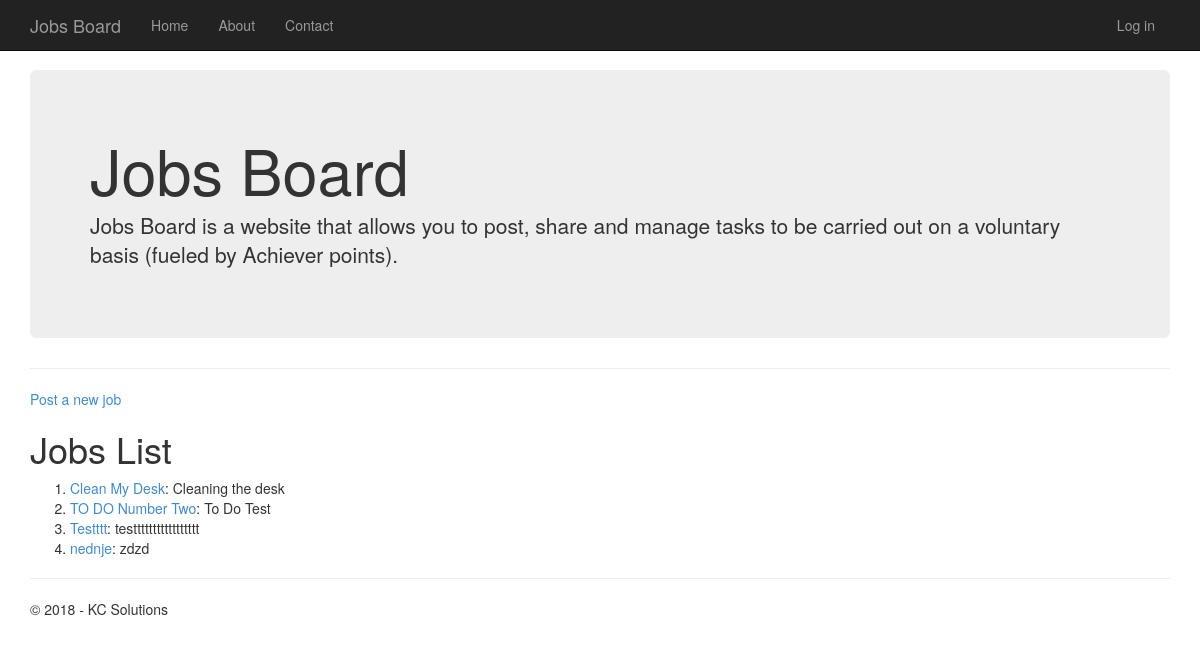
Before: / with the older database file.
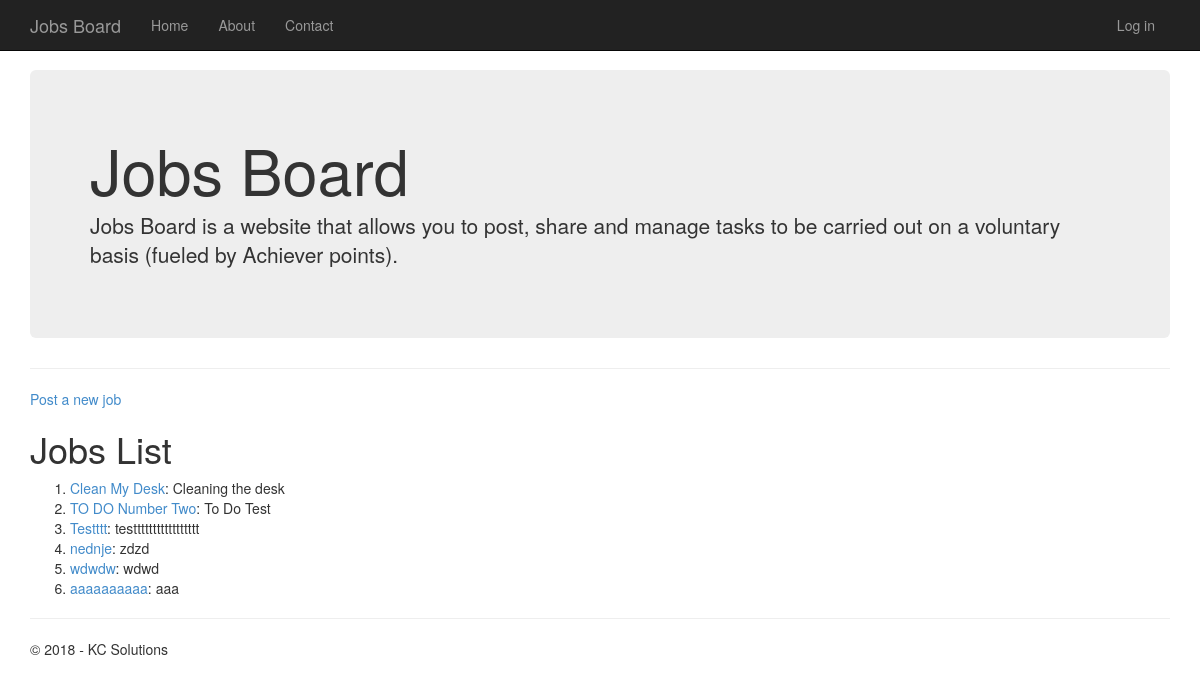
After: the same page with the newer database file.
### todo/models.py (models this page shows, shortened)
class Todo(models.Model):
    title = models.CharField(verbose_name="Title", max_length=200, unique=True)
    owner = models.ForeignKey(User, blank=False, on_delete=models.CASCADE, verbose_name="Owner")
    endorsement = models.PositiveSmallIntegerField(verbose_name="Endorsement", help_text="Please specify the amount of Achiever Points that will be rewarded on completion", default=0, blank=False)
    task_description = models.CharField(verbose_name="Task description", max_length=250, help_text="Please provide a short description of the task.", default="", blank=False)
    motivation = models.CharField(verbose_name="Motivation", max_length=250, help_text="Please provide the motivation behind the task.", default="", blank=False)
    time_estimate = models.DurationField(verbose_name="Time estimate", help_text="Please specify how long the task is estimated to take.", default=timedelta(0), blank=False)
    additional_information = models.TextField(verbose_name="Additional information", max_length=1000, help_text="Please provide additional information that can help understanding the task's breadth and stakes", blank=True)
    attachments = models.FileField(verbose_name="Attachments", upload_to='uploads/', blank=True)
    created_at = models.DateTimeField(verbose_name="Created at", default=0, blank=False)

### todo/views.py (the view)
# urls.py: url(r'^$', views.home, name='home'),
def home(request):
    assert isinstance(request, HttpRequest)
    todos = Todo.objects.all()[:10]
    return render(request,
        'todo/index.html',
        {
            'title': 'Home Page',
            'year': datetime.now().year,
            'todos': todos,
        })

### todo/templates/todo/index.html
{% extends "todo/layout.html" %}
{% block content %}
<div class="jumbotron">
    <h1>Jobs Board</h1>
    <p class="lead">Jobs Board is a website that allows you to post, share and manage tasks to be carried out on a voluntary basis (fueled by Achiever points).</p>
</div>
{% include 'todo/indexpartial.html' %}
{% endblock %}

### todo/templates/todo/indexpartial.html
<hr />
<div>
	<a href="/todo/add">Post a new job</a>
</div>
<h1>Jobs List</h1>
<div>
	<ol>
	{% for todo in todos %}
	<li><a href="/details/{{todo.id}}">{{todo.title}}</a>: {{todo.task_description}}</li>
	{% endfor %}
    </ol>
</div>

Changed rows visible on the page:
added Todo: title "wdwdw", task_description "wdwd"
added Todo: title "aaaaaaaaaa", task_description "aaa"
